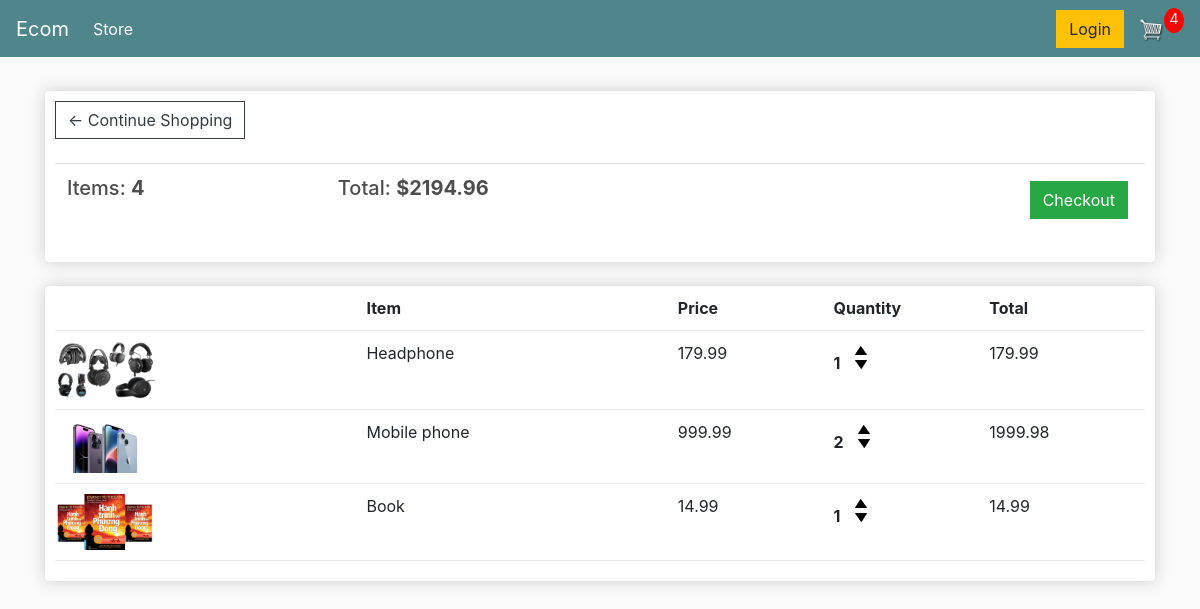
The app's page /cart/ (signed in) with its own data.
### store/models.py (models this page shows, shortened)
class Order(models.Model):
    customer = models.ForeignKey(Customer, on_delete=models.SET_NULL, null=True, blank=True)
    date_ordered = models.DateTimeField(auto_now_add=True)
    complete = models.BooleanField(default=False)
    transaction_id = models.CharField(max_length=100, null=True)
    @property
    def get_cart_total(self):
        orderitems = self.orderitem_set.all()
        total = sum([item.get_total for item in orderitems])
        return total
    @property
    def get_cart_items(self):
        orderitems = self.orderitem_set.all()
        total = sum([item.quantity for item in orderitems])
        return total

class OrderItem(models.Model):
    product = models.ForeignKey(Product, on_delete=models.SET_NULL, null=True)
    order = models.ForeignKey(Order, on_delete=models.SET_NULL, null=True)
    quantity = models.IntegerField(default=0, null=True, blank=True)
    date_added = models.DateTimeField(auto_now_add=True)
    @property
    def get_total(self):
        total = self.product.price * self.quantity
        return total

class Product(models.Model):
    name = models.CharField(max_length=200)
    price = models.DecimalField(max_digits=7, decimal_places=2)
    image = models.ImageField(null=True, blank=True)
    digital = models.BooleanField(default=False, null=True, blank=True)
    @property
    def imageURL(self):
        try:
            url = self.image.url
        except:
            url = ""
        return url

### store/views.py (the view)
# urls.py: path("cart/", views.cart, name="cart"),
def cart(request):
    if request.user.is_authenticated:
        customer = request.user.customer
        order, created = Order.objects.get_or_create(customer=customer, complete=False)
        items = order.orderitem_set.all()
        cartItems = order.get_cart_items
    else:
        items = []
        order = {"get_cart_total": 0, "get_cart_items": 0}
        cartItems = order['get_cart_items']
    context = {"items": items, "order": order, "cartItems": cartItems, "shipping": False}
    return render(request, "store/cart.html", context)

### store/templates/store/cart.html
{% extends "store/main.html" %}
{% load static %}
{% block content %}
<div class="row">
    <div class="col-lg-12">
        <div class="box-element">
            <a  class="btn btn-outline-dark" href="{% url 'store' %}">&#x2190; Continue Shopping</a>
            <br>
            <br>
            <table class="table">
                <tr>
                    <th><h5>Items: <strong>{{order.get_cart_items}}</strong></h5></th>
                    <th><h5>Total: <strong>${{order.get_cart_total|floatformat:2}}</strong></h5></th>
                    <th>
                        <a  style="float:right; margin:5px;" class="btn btn-success" href="{% url 'checkout' %}">Checkout</a>
                    </th>
                </tr>
            </table>
        </div>
        <br>
        <div class="box-element">
            <div class="cart-row">
                <div style="flex:2"></div>
                <div style="flex:2"><strong>Item</strong></div>
                <div style="flex:1"><strong>Price</strong></div>
                <div style="flex:1"><strong>Quantity</strong></div>
                <div style="flex:1"><strong>Total</strong></div>
            </div>
            {% for item in items %}
            <div class="cart-row">
                <div style="flex:2"><img class="row-image" src="{{item.product.imageURL}}"></div>
                <div style="flex:2"><p>{{item.product.name}}</p></div>
                <div style="flex:1"><p>{{item.product.price|floatformat:2}}</p></div>
                <div style="flex:1">
                    <p class="quantity">{{item.quantity}}</p>
                    <div class="quantity">
                        <img data-product={{item.product.id}} data-action="add" class="chg-quantity update-cart" src="{% static  'images/arrow-up.png' %}">
                        <img data-product={{item.product.id}} data-action="remove" class="chg-quantity update-cart" src="{% static  'images/arrow-down.png' %}">
                    </div>
                </div>
                <div style="flex:1"><p>{{item.get_total}}</p></div>
            </div>
            {% endfor %}
        </div>
    </div>
</div>
{% endblock %}

### static/css/main.css (style rules this page uses)
body { background-color: hsl(0, 0%, 98%); }
h1,h2,h3,h4,h5,h6 { color:hsl(0, 0%, 30%); }
.box-element { box-shadow:hsl(0, 0%, 80%) 0 0 16px; background-color: #fff; border-radius: 4px; padding: 10px; }
.col-lg-4, .col-lg-6, .col-lg-8, .col-lg-12 { margin-top: 10px; }
.btn { border-radius: 0; }
.row-image { width: 100px; }
.cart-row { display: flex; align-items: flex-stretch; padding-bottom: 10px; margin-bottom: 10px; border-bottom: 1px solid #ececec; }
.quantity { display: inline-block; font-weight: 700; padding-right:10px; }
.chg-quantity { width: 12px; cursor: pointer; display: block; margin-top: 5px; transition:.1s; }

### records on screen
Order: get_cart_items "4", get_cart_total "2194.96"
OrderItem: product.imageURL (picture), product.name "Headphone", product.price "179.99", quantity "1", get_total "179.99"
OrderItem: product.imageURL (picture), product.name "Mobile phone", product.price "999.99", quantity "2", get_total "1999.98"
OrderItem: product.imageURL (picture), product.name "Book", product.price "14.99", quantity "1", get_total "14.99"

### other values on screen
{{ cartItems }} "4"
